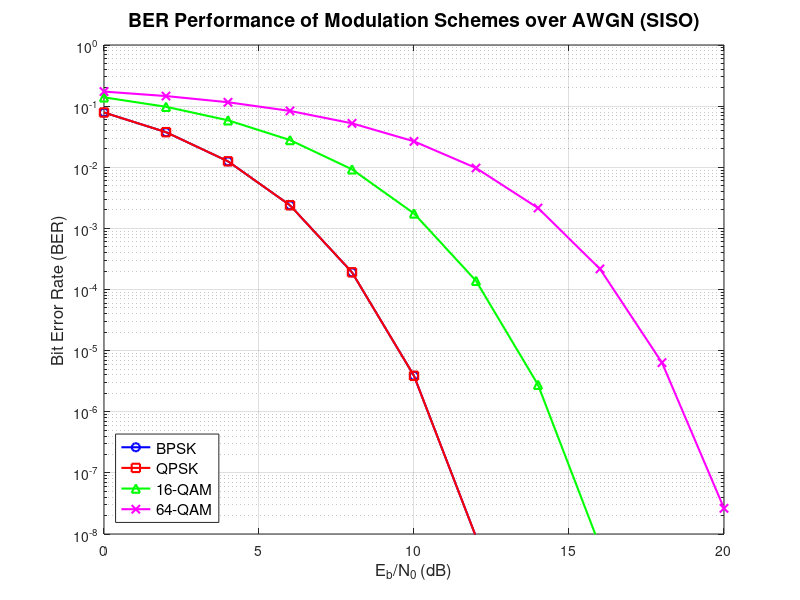
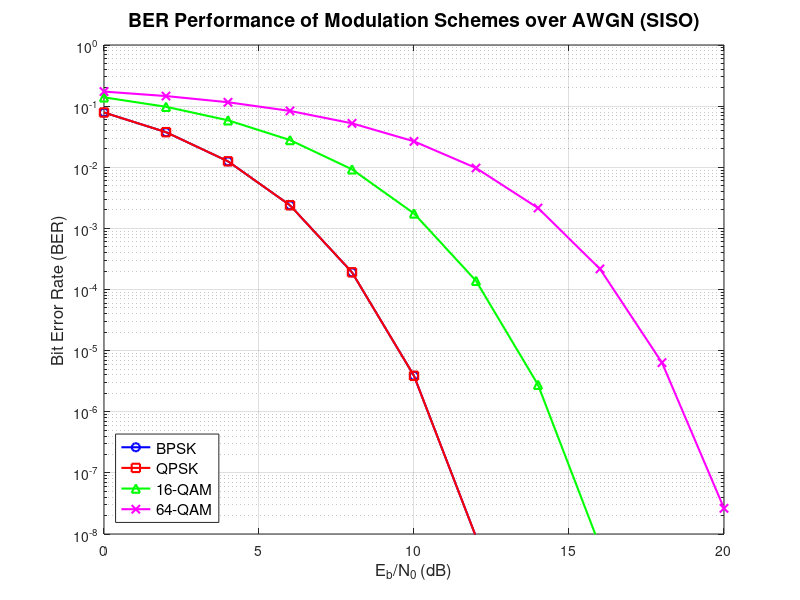
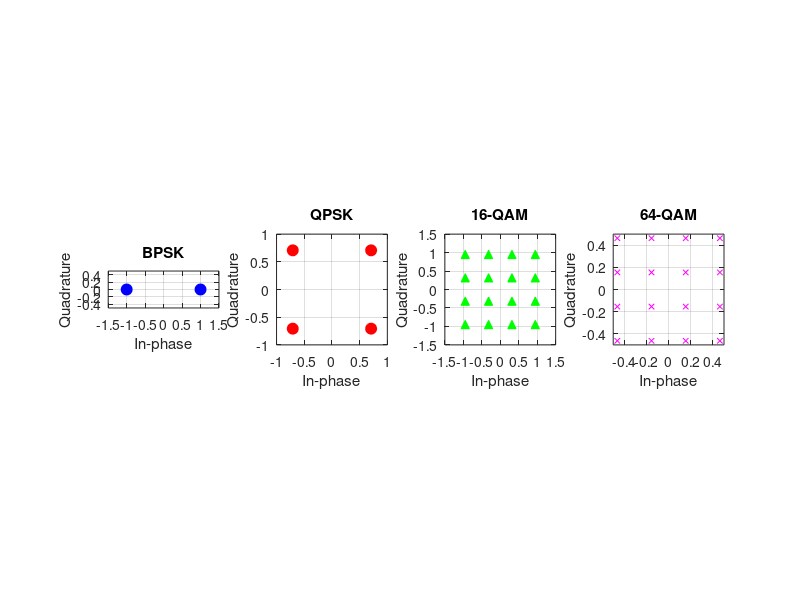

Reproduce these figures in MATLAB, in order. (Note: this script raises an error after producing the figures.)
% Modulation Schemes BER Analysis
% Assignment 9 - Part 1: BPSK, QPSK, and QAM over AWGN Channel (SISO)

clc; clear; close all;

% Parameters
EbN0_dB = 0:2:20;           % SNR range in dB
EbN0 = 10.^(EbN0_dB/10);    % Convert to linear scale

fprintf('=== MODULATION SCHEMES BER ANALYSIS ===\n');
fprintf('Channel: AWGN (SISO Configuration)\n');
fprintf('SNR Range: %d to %d dB\n', EbN0_dB(1), EbN0_dB(end));
fprintf('Modulation Schemes: BPSK, QPSK, 16-QAM, 64-QAM\n\n');

%% Theoretical BER Calculations

% BPSK - Binary Phase Shift Keying
fprintf('Computing BPSK theoretical BER...\n');
ber_bpsk = qfunc(sqrt(2*EbN0));

% QPSK - Quadrature Phase Shift Keying
fprintf('Computing QPSK theoretical BER...\n');
ber_qpsk = qfunc(sqrt(2*EbN0)); % Same as BPSK in AWGN

% 16-QAM - 16-Quadrature Amplitude Modulation
fprintf('Computing 16-QAM theoretical BER...\n');
M = 16;  % 16-QAM
ber_qam16 = (4/log2(M))*(1-1/sqrt(M)).*qfunc(sqrt(3*log2(M)./(M-1).*EbN0));

% 64-QAM - 64-Quadrature Amplitude Modulation
fprintf('Computing 64-QAM theoretical BER...\n');
M = 64;  % 64-QAM
ber_qam64 = (4/log2(M))*(1-1/sqrt(M)).*qfunc(sqrt(3*log2(M)./(M-1).*EbN0));

%% Plot Results
figure('Position', [100, 100, 800, 600]);
semilogy(EbN0_dB, ber_bpsk, 'b-o', 'LineWidth', 1.5, 'MarkerSize', 6); 
hold on;
semilogy(EbN0_dB, ber_qpsk, 'r-s', 'LineWidth', 1.5, 'MarkerSize', 6);
semilogy(EbN0_dB, ber_qam16, 'g-^', 'LineWidth', 1.5, 'MarkerSize', 6);
semilogy(EbN0_dB, ber_qam64, 'm-x', 'LineWidth', 1.5, 'MarkerSize', 6);

grid on; 
xlabel('E_b/N_0 (dB)', 'FontSize', 12); 
ylabel('Bit Error Rate (BER)', 'FontSize', 12);
title('BER Performance of Modulation Schemes over AWGN (SISO)', 'FontSize', 14);
legend('BPSK','QPSK','16-QAM','64-QAM', 'Location', 'southwest', 'FontSize', 11);

% Set axis limits for better visualization
xlim([EbN0_dB(1), EbN0_dB(end)]);
ylim([1e-8, 1]);

%% Performance Analysis
fprintf('\n=== PERFORMANCE ANALYSIS ===\n');
fprintf('BER Comparison at Different SNR Values:\n');
fprintf('SNR (dB)\t\tBPSK\t\t\tQPSK\t\t\t16-QAM\t\t\t64-QAM\n');
fprintf('---------------------------------------------------------------------------------\n');
for i = 1:3:length(EbN0_dB)
    fprintf('%2d\t\t%.4e\t%.4e\t%.4e\t%.4e\n', ...
            EbN0_dB(i), ber_bpsk(i), ber_qpsk(i), ber_qam16(i), ber_qam64(i));
end

%% Spectral Efficiency Analysis
fprintf('\nSpectral Efficiency Analysis:\n');
fprintf('=============================\n');
fprintf('BPSK:    1 bit/symbol  = 1 bits/s/Hz\n');
fprintf('QPSK:    2 bits/symbol = 2 bits/s/Hz\n');
fprintf('16-QAM:  4 bits/symbol = 4 bits/s/Hz\n');
fprintf('64-QAM:  6 bits/symbol = 6 bits/s/Hz\n');

%% SNR Requirements for Target BER
target_ber = 1e-4;
fprintf('\nSNR Requirements for BER = %.0e:\n', target_ber);
fprintf('=====================================\n');

% Find SNR for target BER
snr_bpsk = interp1(ber_bpsk, EbN0_dB, target_ber, 'linear', 'extrap');
snr_qpsk = interp1(ber_qpsk, EbN0_dB, target_ber, 'linear', 'extrap');
snr_16qam = interp1(ber_qam16, EbN0_dB, target_ber, 'linear', 'extrap');
snr_64qam = interp1(ber_qam64, EbN0_dB, target_ber, 'linear', 'extrap');

fprintf('BPSK:    %.2f dB\n', snr_bpsk);
fprintf('QPSK:    %.2f dB\n', snr_qpsk);
fprintf('16-QAM:  %.2f dB\n', snr_16qam);
fprintf('64-QAM:  %.2f dB\n', snr_64qam);

fprintf('\nSNR Penalty compared to BPSK:\n');
fprintf('QPSK:    %.2f dB\n', snr_qpsk - snr_bpsk);
fprintf('16-QAM:  %.2f dB\n', snr_16qam - snr_bpsk);
fprintf('64-QAM:  %.2f dB\n', snr_64qam - snr_bpsk);

%% Constellation Analysis
fprintf('\nConstellation Properties:\n');
fprintf('========================\n');
fprintf('BPSK:    2 constellation points, minimum distance = 2\n');
fprintf('QPSK:    4 constellation points, minimum distance = √2\n');
fprintf('16-QAM:  16 constellation points, normalized power\n');
fprintf('64-QAM:  64 constellation points, higher peak power\n');

%% Practical Considerations
fprintf('\nPractical Implementation Considerations:\n');
fprintf('=======================================\n');
fprintf('1. BPSK: Simplest demodulator, most robust to noise\n');
fprintf('2. QPSK: Good balance of spectral efficiency and robustness\n');
fprintf('3. 16-QAM: Requires accurate amplitude control\n');
fprintf('4. 64-QAM: Very sensitive to noise and nonlinearities\n');
fprintf('5. Higher order QAM needs better channel estimation\n');

%% Save Results
fprintf('\nSaving results...\n');
save('modulation_schemes_results.mat', 'EbN0_dB', 'ber_bpsk', 'ber_qpsk', ...
     'ber_qam16', 'ber_qam64', 'target_ber', 'snr_bpsk', 'snr_qpsk', ...
     'snr_16qam', 'snr_64qam');

% Export figure
saveas(gcf, 'modulation_schemes_ber.png');
saveas(gcf, 'modulation_schemes_ber.fig');

fprintf('Analysis complete!\n');
fprintf('Results saved to: modulation_schemes_results.mat\n');
fprintf('Figure saved as: modulation_schemes_ber.png\n');

%% Additional Analysis: Constellation Plots
figure('Position', [200, 200, 1000, 300]);

% BPSK Constellation
subplot(1,4,1);
plot([-1, 1], [0, 0], 'bo', 'MarkerSize', 8, 'MarkerFaceColor', 'b');
grid on; axis equal; xlim([-1.5, 1.5]); ylim([-0.5, 0.5]);
title('BPSK'); xlabel('In-phase'); ylabel('Quadrature');

% QPSK Constellation
subplot(1,4,2);
qpsk_I = [1, -1, 1, -1]/sqrt(2);
qpsk_Q = [1, 1, -1, -1]/sqrt(2);
plot(qpsk_I, qpsk_Q, 'ro', 'MarkerSize', 8, 'MarkerFaceColor', 'r');
grid on; axis equal; xlim([-1, 1]); ylim([-1, 1]);
title('QPSK'); xlabel('In-phase'); ylabel('Quadrature');

% 16-QAM Constellation
subplot(1,4,3);
qam16_I = repmat([-3, -1, 1, 3]/sqrt(10), 1, 4);
qam16_Q = reshape(repmat([-3, -1, 1, 3]/sqrt(10), 4, 1), 1, 16);
plot(qam16_I, qam16_Q, 'g^', 'MarkerSize', 6, 'MarkerFaceColor', 'g');
grid on; axis equal; xlim([-1.5, 1.5]); ylim([-1.5, 1.5]);
title('16-QAM'); xlabel('In-phase'); ylabel('Quadrature');

% 64-QAM Constellation
subplot(1,4,4);
qam64_levels = [-7, -5, -3, -1, 1, 3, 5, 7]/sqrt(42);
[qam64_I, qam64_Q] = meshgrid(qam64_levels, qam64_levels);
plot(qam64_I(:), qam64_Q(:), 'mx', 'MarkerSize', 4, 'MarkerFaceColor', 'm');
grid on; axis equal; xlim([-0.5, 0.5]); ylim([-0.5, 0.5]);
title('64-QAM'); xlabel('In-phase'); ylabel('Quadrature');

sgtitle('Modulation Constellation Diagrams', 'FontSize', 14);

% Save constellation figure
saveas(gcf, 'modulation_constellations.png');
saveas(gcf, 'modulation_constellations.fig');

fprintf('Constellation diagrams saved as: modulation_constellations.png\n');